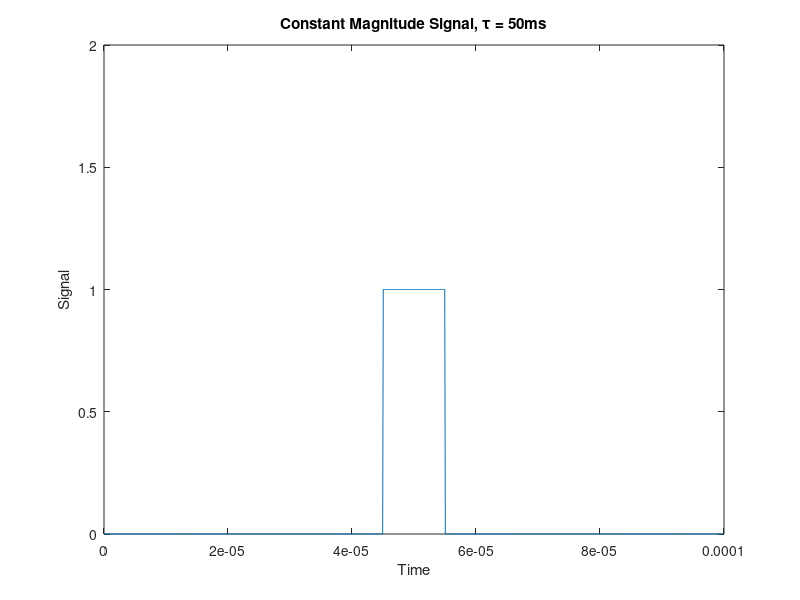
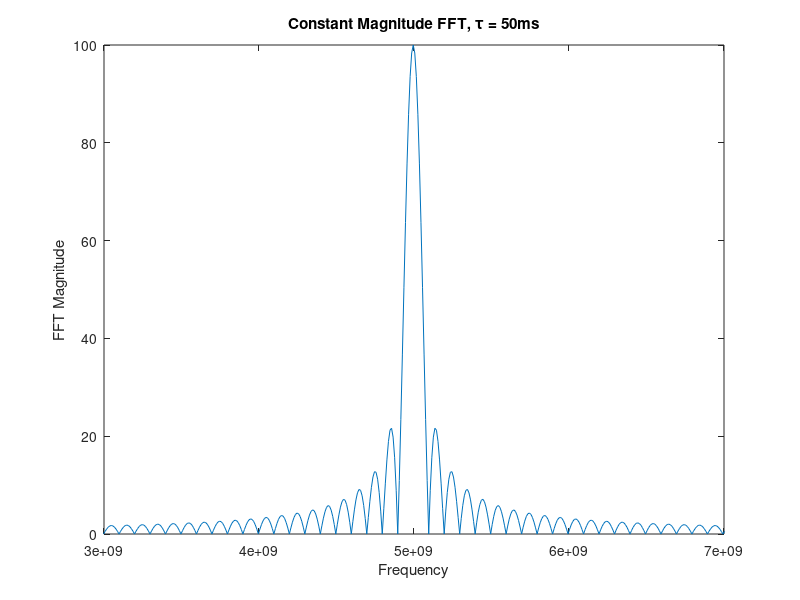

Reproduce these figures in MATLAB, in order.
% A script in order to investigate the relationship between bandwidth and
% pulse width in a square wave
% Author: PH

clear; clc; close all

N = 1000;
t = linspace(0, 1e-4, N);

fs = 1/(t(2)-t(1));
f = fs*(0:(N-1));

n = 100;
s = ones(n, 1);
s = [zeros((numel(t)-n)/2,1); s; zeros((numel(t)-n)/2,1)];

plot(t, s)
axis('tight')
ylim([0,2])
xlabel('Time')
ylabel('Signal')
title('Constant Magnitude Signal, \tau = 50ms')

F = fftshift(abs(fft(s)));
figure; plot(f, fftshift(abs(fft(s))))
xlabel('Frequency')
ylabel('FFT Magnitude')
title('Constant Magnitude FFT, \tau = 50ms')
xlim([3 7]*1e9)